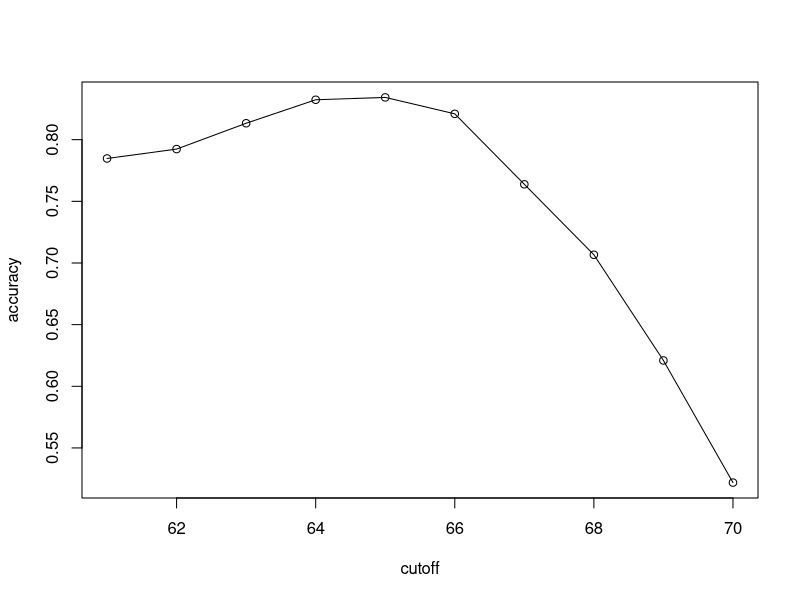

Write R code to recreate this figure.
library(dslabs)
library(caret)
library(dplyr) #ci fa usare %>%
library(purrr) #serve per la funzione map_dbl
x <- heights$height
y <- heights$sex
set.seed(2)
test_index <- createDataPartition(y, times = 1, p = 0.5, list = FALSE)
head(test_index)
test_set <- heights[test_index, ]

# la riga seguente fa il complemento a uno dell'altra meta dei casi p=.5

train_set <- heights[-test_index, ]
dim(test_set)[1]
dim(train_set)[1]

#We will now develop an algorithm using only the training set. 
#Once we are done developing the algorithm, we will freeze it and evaluate it using the test set.
#The simplest way to evaluate the algorithm when the outcomes are categorical is by simply 
#reporting the proportion of cases that were correctly predicted in the test set. This metric 
#is usually referred to as overall accuracy.

#algorittimo a tirare a indovinare

y_hat <- sample(c("Male", "Female"), length(test_index), replace = TRUE)

# ha estratto in totale 525 tra Male e Female (abbiamo tirato a indovinare il sesso )
# in ML le categorie devo essere fattori cosi trasformiamo la Y in FATTORE

y_hat <- sample(c("Male", "Female"), length(test_index), replace = TRUE) %>% factor(levels = levels(test_set$sex))
class(y_hat)

mean(y_hat == test_set$sex) #proportion che ci dice quanti del test_set$sex corrisponde alle Y_hat)

# Proportion bassa?!!
# Facciamo un p? di exploratory data

heights %>% group_by(sex) %>% summarize(mean(height), sd(height), n())

#siccome la media dei maschi ? 69,3 ci tolgo 2*sd e viene 62,08 quindi l'accuracy sale a:

y_hat <- ifelse(x > 62, "Male", "Female") %>% factor(levels = levels(test_set$sex))
mean(y_hat == test_set$sex)

#it is important that we optimize the cutoff using only the training set: the test set is only
#for evaluation.

cutoff <- seq(61, 70)
accuracy <- map_dbl(cutoff, function(x){
  y_hat <- ifelse(train_set$height > x, "Male", "Female") %>% 
    factor(levels = levels(test_set$sex))
  mean(y_hat == train_set$sex)
})



plot(cutoff, accuracy)
lines(cutoff, accuracy)

max(accuracy) 

best_cutoff <- cutoff[which.max(accuracy)]
best_cutoff

#Now we can now test this cutoff on our test set to make sure our accuracy is not overly optimistic

y_hat <- ifelse(test_set$height > best_cutoff, "Male", "Female") %>% factor(levels = levels(test_set$sex))
#y_hat <- factor(y_hat)
mean(y_hat == test_set$sex)

#Confusion Matrix 
table(predicted = y_hat, actual = test_set$sex)

#ci sono troppe femmine che sono state riconosciute maschi...
# questo per l'elevato numero di maschi nei dati originari

prev <- mean(y == "Male")
prev

# This can actually be a big problem in machine learning. If your training 
# data is biased in some way, you are likely to develop algorithms that are 
# biased as well. There are several metrics that we can use to evaluate an 
# algorithm in a way that prevalence does not cloud our assessment, and these 
# can all be derived from the confusion matrix. A general improvement to using
# overall accuracy is to study SENSITIVITY and SPECIFICITY separately.
